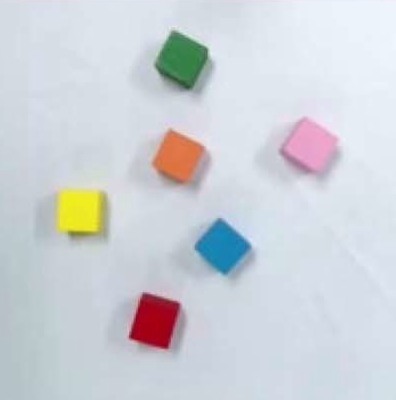
#> input picture rgb_cube.png, 396 x 400 px, found by its file name
$ jupyter execute region_based_segmentation.ipynb   (shell and % lines are left out)
#> lines starting #> are read from the running program, lines starting #| are printed output that depends on the picture; after the words box and inside, x2 and y2 are one past the last pixel; in counts of white or black regions, pixels touching at a corner belong together
[cell 1]
from skimage.color import rgb2gray
import numpy as np
import cv2
import matplotlib.pyplot as plt
from scipy import ndimage
from PIL import Image

[cell 2]
from google.colab import drive
drive.mount('/content/drive/')

[cell 3]
# rgb_image_path = "/content/drive/MyDrive/Thesis/Segmentation/Region-based Segmentation/rgb_image.jpeg"
# gray_image_path = "/content/drive/MyDrive/Thesis/Segmentation/Region-based Segmentation/gray_image.jpeg"

[cell 4]
rgb_image_path = "/content/drive/MyDrive/Thesis/Segmentation/Region-based Segmentation/rgb_cube.png"
gray_image_path = "/content/drive/MyDrive/Thesis/Segmentation/Region-based Segmentation/gray_cube.png"

[cell 5]
rgb_image = plt.imread(rgb_image_path)
#> rgb_image is the input picture: shape (400, 396, 4) float32; mean R, G, B, A 0.807, 0.825, 0.846, 1
print(rgb_image.shape)
#| (400, 396, 4)
plt.imshow(rgb_image);

[cell 6]
img = Image.open(rgb_image_path).convert('L')
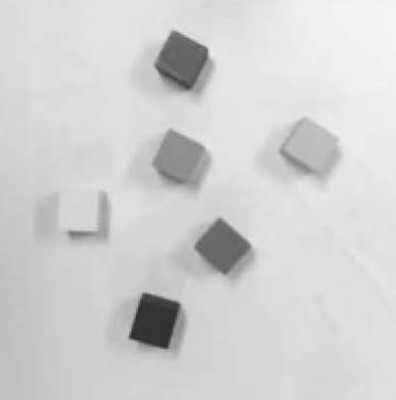
#> img: PIL image 396x400 L; min 42, max 245, mean 209.7
img.save(gray_image_path)

[cell 7]
gray_image = plt.imread(gray_image_path)
#> gray_image: shape (400, 396) float32; min 0.165, max 0.961, mean 0.822
print(gray_image.shape)
#| (400, 396)
plt.imshow(gray_image, cmap='gray');

[cell 8]
gray_r = gray_image.reshape(gray_image.shape[0]*gray_image.shape[1])
for i in range(gray_r.shape[0]):
    if gray_r[i] > gray_r.mean():
        gray_r[i] = 1
    else:
        gray_r[i] = 0
gray = gray_r.reshape(gray_image.shape[0],gray_image.shape[1])
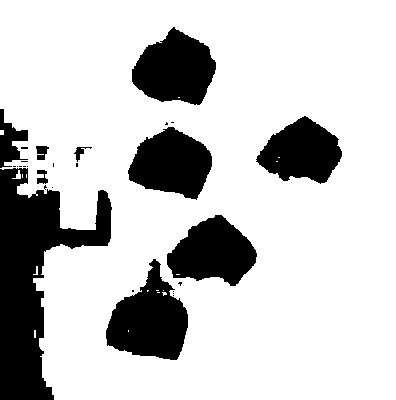
#> gray: shape (400, 396) float32; values 0 (black) and 1 (white), 78.3% white; 28 black regions (18 under 20 px), largest, box (x1, y1, x2, y2) and area: (0, 168, 112, 400) 11714, (106, 259, 188, 360) 4934, (132, 27, 216, 105) 4454
plt.imshow(gray, cmap='gray');
